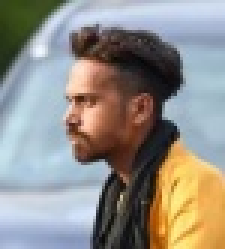
#> input picture crop_driver.jpg, 75 x 83 px (shown 3 times larger)
$ python -i wrong_side_detector.py   (imports and definitions only)
#> lines starting #> are read from the running program, lines starting #| are printed output that depends on the picture; after the words box and inside, x2 and y2 are one past the last pixel; in counts of white or black regions, pixels touching at a corner belong together
### config.py
import os

BASE_DIR = os.path.dirname(os.path.abspath(__file__))

class Config:
    SECRET_KEY = os.environ.get('SECRET_KEY', 'traffic-violation-secret-key-2026')

    # Storage Paths
    BASE_DIR = BASE_DIR
    MODELS_DIR = os.path.join(BASE_DIR, 'models')
    DEFAULT_MODEL_PATH = os.path.join(MODELS_DIR, 'yolov11n.pt')
    CUSTOM_MODEL_PATH = os.path.join(MODELS_DIR, 'best.pt')
    WRONG_DIRECTION_MODEL_PATH = os.path.join(MODELS_DIR, 'wrong_direction_best.pt')
    HEAD_CLASSIFIER_PATH = os.path.join(MODELS_DIR, 'head_classifier.pth')
    POSE_MODEL_PATH = os.path.join(BASE_DIR, 'yolo11n-pose.pt')

    UPLOADS_DIR = os.path.join(BASE_DIR, 'uploads')
    OUTPUTS_DIR = os.path.join(BASE_DIR, 'outputs')
    OUTPUTS_IMAGES_DIR = os.path.join(OUTPUTS_DIR, 'images')
    OUTPUTS_VIDEOS_DIR = os.path.join(OUTPUTS_DIR, 'videos')
    OUTPUTS_EVIDENCE_DIR = os.path.join(OUTPUTS_DIR, 'evidence')

    DATABASE_PATH = os.path.join(BASE_DIR, 'database', 'traffic.db')
    FINE_SCHEDULE_PATH = os.path.join(BASE_DIR, 'configs', 'fine_schedule.json')
    DEFAULT_JURISDICTION = os.environ.get('DEFAULT_JURISDICTION', 'India (MV Act 2019)')
    DATA_DIR = os.path.join(BASE_DIR, 'data')
    SAMPLES_DIR = os.path.join(DATA_DIR, 'samples')

    # Upload Settings
    ALLOWED_IMAGE_EXTENSIONS = {'jpg', 'jpeg', 'png', 'webp', 'bmp'}
    ALLOWED_VIDEO_EXTENSIONS = {'mp4', 'avi', 'mov', 'mkv', 'webm'}
    ALLOWED_EXTENSIONS = ALLOWED_IMAGE_EXTENSIONS | ALLOWED_VIDEO_EXTENSIONS
    MAX_CONTENT_LENGTH = 500 * 1024 * 1024  # 500 MB

    # YOLO Detection Settings
    CONFIDENCE_THRESHOLD = 0.25
    IOU_THRESHOLD = 0.45
    IMAGE_SIZE = 640
    DEVICE = 'cuda' if os.environ.get('FORCE_CUDA') == '1' else 'cpu'

    # Class IDs for standard COCO vs custom model
    # COCO: 0=person, 3=motorcycle
    COCO_MOTORCYCLE_CLASS = 3
    # ViT Settings
    ENABLE_VIT_CLASSIFIER = True
    VIT_MODEL_NAME = os.path.join(BASE_DIR, "models", "vit_helmet_model")
    VIT_HEAD_CROP_RATIO = 0.30  # Top 30% of rider bbox for head/helmet check

    # Triple Riding Settings
    MAX_PERMITTED_RIDERS = 2
    TRIPLE_RIDING_IOU_THRESH = 0.25
    MIN_CONSECUTIVE_FRAMES_TRIPLE = 3  # Temporal debounce in video

    # Wrong-side Riding Settings
    # Permitted directions: 'auto' (automatic traffic consensus), 'downward', 'upward', etc.
    DEFAULT_PERMITTED_DIRECTION = 'auto'
    MIN_TRACK_DISPLACEMENT = 35.0  # Pixels displacement required before evaluating direction
    MIN_TRACK_FRAMES = 8          # Frames required to evaluate direction
    WRONG_SIDE_ANGLE_TOLERANCE = 100.0  # Degrees deviation from permitted direction

    # OCR Settings
    OCR_ENGINE = 'easyocr'  # 'easyocr' or 'tesseract'
    TESSERACT_CMD = r"C:\Program Files\Tesseract-OCR\tesseract.exe"
    MIN_OCR_CONFIDENCE = 0.30

    # Calibrated Per-Class Thresholds
    HELMET_CONF_THRESHOLD = float(os.environ.get('HELMET_CONF_THRESHOLD', 0.20))
    PLATE_CONF_THRESHOLD = float(os.environ.get('PLATE_CONF_THRESHOLD', 0.25))
    VEHICLE_CONF_THRESHOLD = float(os.environ.get('VEHICLE_CONF_THRESHOLD', 0.25))
    PERSON_CONF_THRESHOLD = float(os.environ.get('PERSON_CONF_THRESHOLD', 0.25))
    MIN_HEAD_PIXELS = 18

    # MongoDB Integration (Optional with SQLite fallback)
    MONGO_URI = os.environ.get('MONGO_URI', None)
    MONGO_DB_NAME = os.environ.get('MONGO_DB_NAME', 'traffic_violation_db')

# Ensure all directories exist
for path in [
    Config.MODELS_DIR,
    Config.UPLOADS_DIR,
    Config.OUTPUTS_DIR,
    Config.OUTPUTS_IMAGES_DIR,
    Config.OUTPUTS_VIDEOS_DIR,
    Config.OUTPUTS_EVIDENCE_DIR,
    os.path.dirname(Config.DATABASE_PATH),
    Config.DATA_DIR,
    Config.SAMPLES_DIR
]:
    os.makedirs(path, exist_ok=True)
#> further down, picture is the input picture: shape (83, 75, 3); mean B, G, R 136.1, 142.4, 146.2

### services/wrong_side_detector.py
import os
import math
import cv2
import numpy as np
from config import Config

DIRECTION_CONFIG = {
    'auto': {
        'label': 'Automatic / Unknown',
        'target_angle': None,
        'description': 'Direction inferred from vehicle movement consensus',
        'coord_meaning': 'Dynamic consensus vector'
    },
    'unknown': {
        'label': 'Automatic / Unknown',
        'target_angle': None,
        'description': 'Direction inferred from vehicle movement consensus',
        'coord_meaning': 'Dynamic consensus vector'
    },
    'downward': {
        'label': 'Downward Flow (Top to Bottom)',
        'target_angle': 90.0,
        'description': 'Traffic traveling Southward (Top to Bottom)',
        'coord_meaning': 'Increasing Y coordinate (+Y)'
    },
    'upward': {
        'label': 'Upward Flow (Bottom to Top)',
        'target_angle': 270.0,
        'description': 'Traffic traveling Northward (Bottom to Top)',
        'coord_meaning': 'Decreasing Y coordinate (-Y)'
    },
    'leftward': {
        'label': 'Leftward Flow (Right to Left)',
        'target_angle': 180.0,
        'description': 'Traffic traveling Westward (Right to Left)',
        'coord_meaning': 'Decreasing X coordinate (-X)'
    },
    'right_to_left': {
        'label': 'Leftward Flow (Right to Left)',
        'target_angle': 180.0,
        'description': 'Traffic traveling Westward (Right to Left)',
        'coord_meaning': 'Decreasing X coordinate (-X)'
    },
    'rightward': {
        'label': 'Rightward Flow (Left to Right)',
        'target_angle': 0.0,
        'description': 'Traffic traveling Eastward (Left to Right)',
        'coord_meaning': 'Increasing X coordinate (+X)'
    },
    'left_to_right': {
        'label': 'Rightward Flow (Left to Right)',
        'target_angle': 0.0,
        'description': 'Traffic traveling Eastward (Left to Right)',
        'coord_meaning': 'Increasing X coordinate (+X)'
    }
}

class WrongSideDetector:
    def __init__(self, permitted_direction=None, road_roi=None, min_displacement=None, min_frames=None, orientation_model_path=None):
        """
        permitted_direction:
          - 'auto': Automatically infer permitted traffic flow direction from vehicle trajectories consensus.
          - 'downward': vehicle y coordinates should increase (traveling top to bottom, angle ~90°)
          - 'upward': vehicle y coordinates should decrease (traveling bottom to top, angle ~270°)
          - 'leftward' / 'right_to_left': vehicle x coordinates should decrease (traveling right to left, angle ~180°)
          - 'rightward' / 'left_to_right': vehicle x coordinates should increase (traveling left to right, angle ~0°)
        """
        raw_direction = permitted_direction or Config.DEFAULT_PERMITTED_DIRECTION
        if isinstance(raw_direction, str):
            raw_direction = raw_direction.strip().lower()
        if raw_direction not in DIRECTION_CONFIG:
            raw_direction = 'auto'
        self.permitted_direction = raw_direction

        self.road_roi = road_roi  # np.array polygon if provided
        self.min_displacement = min_displacement or Config.MIN_TRACK_DISPLACEMENT
        self.min_frames = min_frames or Config.MIN_TRACK_FRAMES

        # Track trajectories: {track_id: [{'center': (cx, cy), 'bbox': bbox, 'frame': int, 'time': float}, ...]}
        self.trajectories = {}
        # Track motion vectors: {track_id: {'dx': float, 'dy': float, 'displacement': float, 'angle': float}}
        self.track_vectors = {}
        # Flow consensus state
        self.flow_status = 'pending' # 'flow_established' | 'insufficient_motion_evidence' | 'direction_uncertain'
        self.flow_angle = None
        self.flow_coherence = 0.0
        self.flow_message = "Wrong-side status could not be verified because reliable road-direction evidence was unavailable."

        # Orientation model configuration
        self.orientation_model_path = orientation_model_path or getattr(Config, 'WRONG_DIRECTION_MODEL_PATH', None)
        self._orientation_model = None

    # [29 lines left out: functions get_orientation_model, _box_iou, not called in this run]

    def analyze_road_context(self, frame):
        """
        Analyzes road geometry and visible lane markings using edge detection
        and Hough line transform on the road region.
        Returns:
            dict with 'road_axis' ('longitudinal', 'lateral', 'unknown', or 'ambiguous'),
                      'dominant_angle', 'confidence', 'lines_count'.
        """
        if frame is None or getattr(frame, 'size', 0) == 0:
            return {
                'road_axis': 'unknown',
                'dominant_angle': None,
                'confidence': 0.0,
                'lines_count': 0,
                'status': 'insufficient_road_context'
            }

        h, w = frame.shape[:2]
#> h = 83; w = 75
        if h < 30 or w < 30:
            return {
                'road_axis': 'unknown',
                'dominant_angle': None,
                'confidence': 0.0,
                'lines_count': 0,
                'status': 'insufficient_road_context'
            }

        # Focus on lower 60% of frame where road typically lies
        roi_y1 = int(h * 0.40)
#> roi_y1 = 33
        road_crop = frame[roi_y1:h, :]
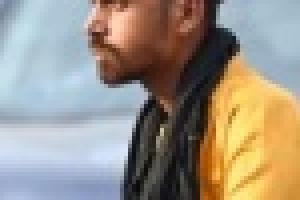
#> road_crop: shape (50, 75, 3) (shown 4 times larger); mean B, G, R 133.6, 146.6, 155.9

        try:
            gray = cv2.cvtColor(road_crop, cv2.COLOR_BGR2GRAY)
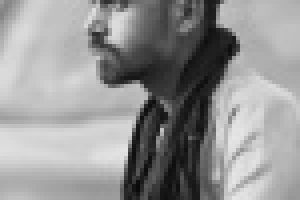
#> gray: shape (50, 75) (shown 4 times larger); min 10, max 231, mean 147.9
            blurred = cv2.GaussianBlur(gray, (5, 5), 0)
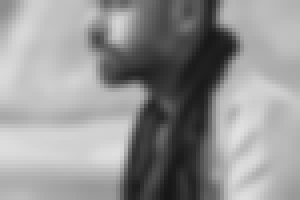
#> blurred: shape (50, 75) (shown 4 times larger); min 23, max 224, mean 148
            edges = cv2.Canny(blurred, 50, 150)
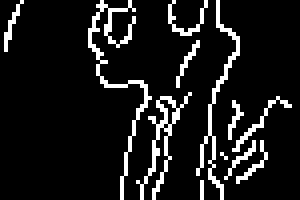
#> edges: shape (50, 75) (shown 4 times larger); 10.3% white in thin lines or dots

            # Detect line segments
            min_len = max(20, int(w * 0.08))
#> min_len = 20
            lines = cv2.HoughLinesP(edges, 1, np.pi / 180, threshold=40, minLineLength=min_len, maxLineGap=25)
#> lines = None
        except Exception:
            return {
                'road_axis': 'unknown',
                'dominant_angle': None,
                'confidence': 0.0,
                'lines_count': 0,
                'status': 'insufficient_road_context'
            }

        if lines is None or len(lines) == 0:
            return {
                'road_axis': 'unknown',
                'dominant_angle': None,
                'confidence': 0.0,
                'lines_count': 0,
                'status': 'insufficient_road_context'
            }

        longitudinal_angles = []
        lateral_angles = []

        for l in lines.reshape(-1, 4):
            x1, y1, x2, y2 = float(l[0]), float(l[1]), float(l[2]), float(l[3])
            dx = x2 - x1
            dy = y2 - y1
            length = math.hypot(dx, dy)
            if length < 25:
                continue
            ang = (math.degrees(math.atan2(dy, dx)) + 360) % 180  # 0 to 180
            # Longitudinal (roughly vertical lines, 50° to 130°)
            if 50.0 <= ang <= 130.0:
                longitudinal_angles.append(ang)
            # Lateral (roughly horizontal lines, < 35° or > 145°)
            elif ang <= 35.0 or ang >= 145.0:
                lateral_angles.append(ang)

        long_cnt = len(longitudinal_angles)
        lat_cnt = len(lateral_angles)
        total_valid = long_cnt + lat_cnt

        if total_valid < 2:
            return {
                'road_axis': 'unknown',
                'dominant_angle': None,
                'confidence': 0.2,
                'lines_count': total_valid,
                'status': 'insufficient_road_context'
            }

        if long_cnt > lat_cnt * 1.5:
            sin_sum = sum(math.sin(math.radians(2 * a)) for a in longitudinal_angles)
            cos_sum = sum(math.cos(math.radians(2 * a)) for a in longitudinal_angles)
            avg_2a = math.degrees(math.atan2(sin_sum, cos_sum))
            avg_ang = (avg_2a / 2.0) % 180
            conf = min(0.90, 0.40 + (long_cnt / (total_valid + 2)) * 0.50)
            return {
                'road_axis': 'longitudinal',
                'dominant_angle': round(avg_ang, 1),
                'confidence': round(conf, 2),
                'lines_count': long_cnt,
                'status': 'road_axis_detected'
            }
        elif lat_cnt > long_cnt * 1.5:
            sin_sum = sum(math.sin(math.radians(2 * a)) for a in lateral_angles)
            cos_sum = sum(math.cos(math.radians(2 * a)) for a in lateral_angles)
            avg_2a = math.degrees(math.atan2(sin_sum, cos_sum))
            avg_ang = (avg_2a / 2.0) % 180
            conf = min(0.90, 0.40 + (lat_cnt / (total_valid + 2)) * 0.50)
            return {
                'road_axis': 'lateral',
                'dominant_angle': round(avg_ang, 1),
                'confidence': round(conf, 2),
                'lines_count': lat_cnt,
                'status': 'road_axis_detected'
            }
        else:
            return {
                'road_axis': 'ambiguous',
                'dominant_angle': None,
                'confidence': 0.35,
                'lines_count': total_valid,
                'status': 'road_geometry_ambiguous'
            }

    # [820 lines left out: functions estimate_motorcycle_orientation, evaluate_image_wrong_side, get_direction_label, describe_angle, update_track, is_inside_roi and 5 more, not called in this run]

>>> import cv2
>>> picture = cv2.imread('../crop_driver.jpg')
>>> result = WrongSideDetector().analyze_road_context(picture)
#> result = 5 items

$ run again, on crop_left_mc.jpg
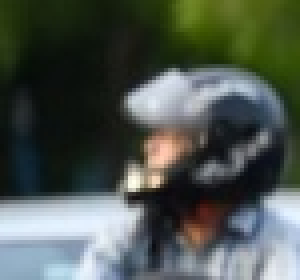
#> input picture crop_left_mc.jpg, 75 x 70 px (shown 4 times larger)
#> picture is the input picture: shape (70, 75, 3); mean B, G, R 79.6, 86.6, 78.1
#> in analyze_road_context, `blurred = cv2.GaussianBlur(gray, (5, 5), 0)`:
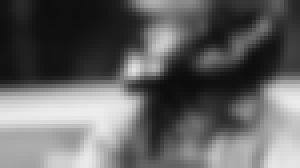
#> blurred: shape (42, 75) (shown 4 times larger); min 12, max 237, mean 99.4
#> in analyze_road_context, `edges = cv2.Canny(blurred, 50, 150)`:
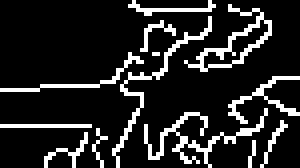
#> edges: shape (42, 75) (shown 4 times larger); 14.5% white in thin lines or dots
#> lines = None
#> result = 5 items

$ run again, on crop_pillion.jpg
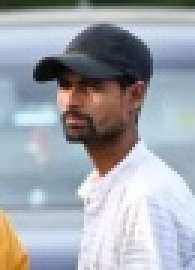
#> input picture crop_pillion.jpg, 65 x 90 px (shown 3 times larger)
#> picture is the input picture: shape (90, 65, 3); mean B, G, R 173.8, 166.2, 161.6
#> in analyze_road_context, `blurred = cv2.GaussianBlur(gray, (5, 5), 0)`:
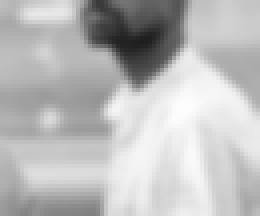
#> blurred: shape (54, 65) (shown 4 times larger); min 30, max 253, mean 187.2
#> in analyze_road_context, `edges = cv2.Canny(blurred, 50, 150)`:
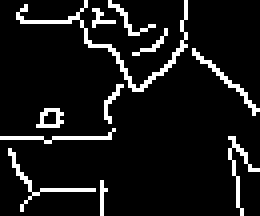
#> edges: shape (54, 65) (shown 4 times larger); 8.9% white in thin lines or dots
#> lines = None
#> result = 5 items
